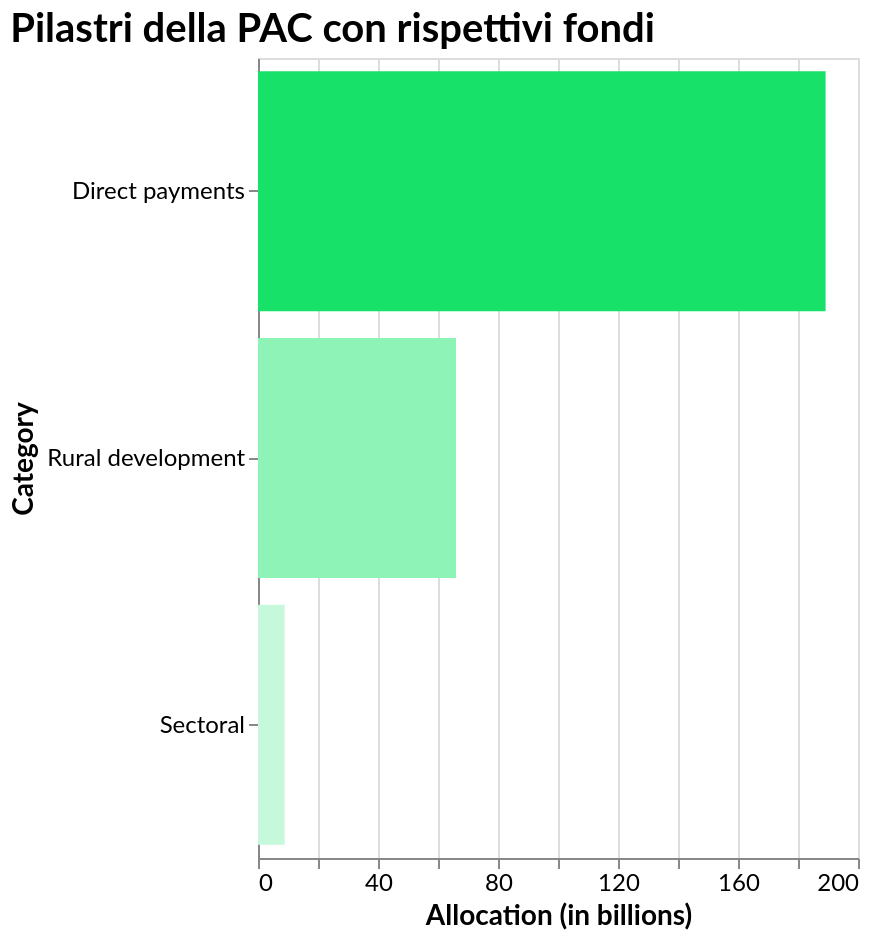

This figure's Vega-Lite source:
### Vega-Lite specification from a JSON file in a GitHub repository (floating-point values rounded to 4 significant figures)
{"$schema": "https://vega.github.io/schema/vega-lite/v5.17.0.json", "config": {"axis": {"labelFont": "Lato", "labelFontSize": 12, "titleFont": "Lato", "titleFontSize": 14}, "background": "transparent", "title": {"anchor": "start", "color": "black", "font": "Lato", "fontSize": 20}}, "data": {"name": "data-f28cff812ecc21b1dbced8ff42dd0ee4"}, "datasets": {"data-f28cff812ecc21b1dbced8ff42dd0ee4": [{"Allocation": 66.0, "Categoria": "Rural development"}, {"Allocation": 8.9, "Categoria": "Sectoral"}, {"Allocation": 189.2, "Categoria": "Direct payments"}]}, "encoding": {"color": {"field": "Allocation", "legend": null, "scale": {"interpolate": "hsl", "scheme": ["#c6f9db", "#18E169"]}, "type": "quantitative"}, "tooltip": [{"field": "Categoria", "type": "nominal"}, {"field": "Allocation", "type": "quantitative"}], "x": {"field": "Allocation", "title": "Allocation (in billions)", "type": "quantitative"}, "y": {"field": "Categoria", "title": "Category", "type": "nominal"}}, "height": 400, "mark": {"type": "bar"}, "title": "Pilastri della PAC con rispettivi fondi", "width": "container"}
